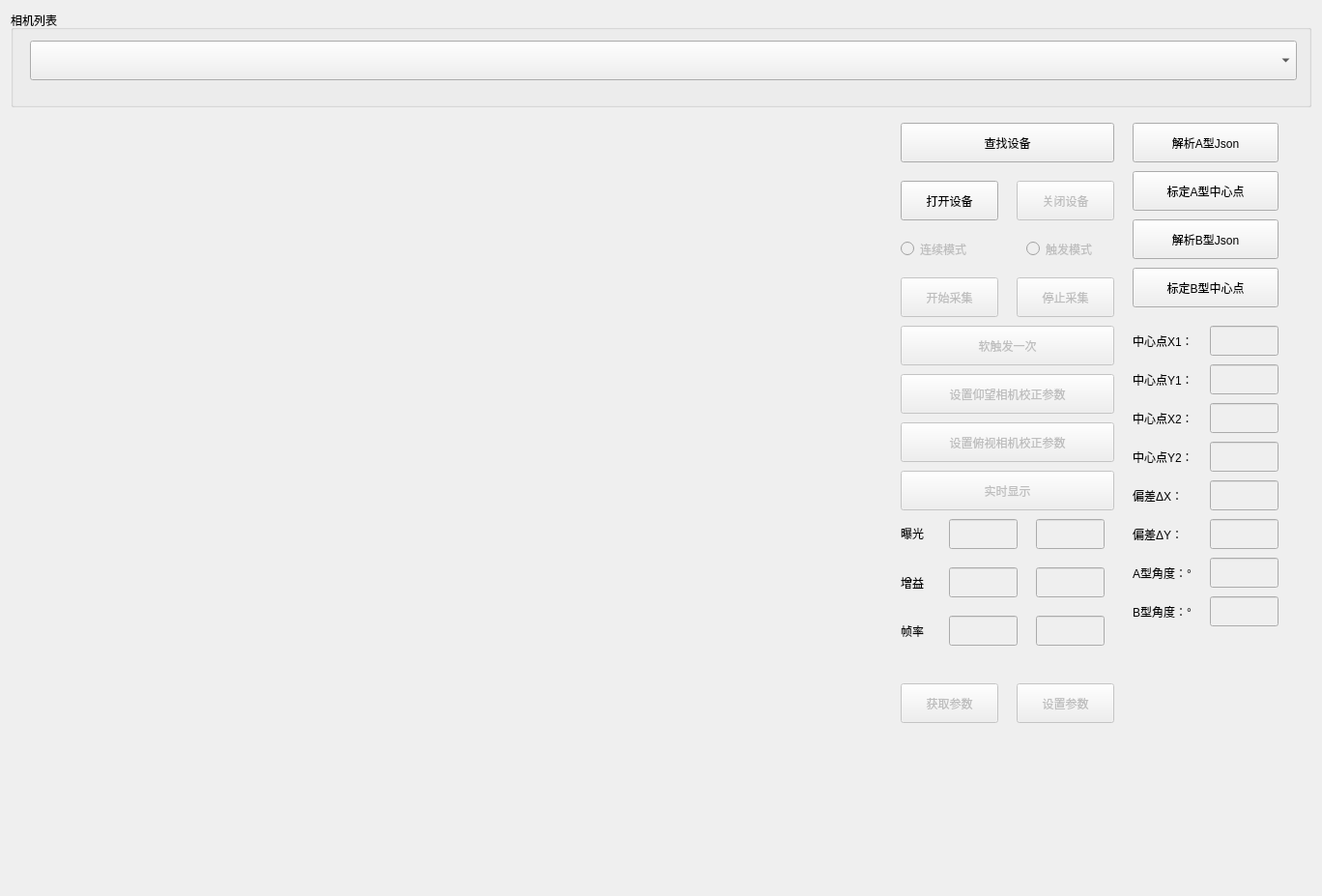
<?xml version="1.0" encoding="UTF-8"?>
<ui version="4.0">
 <class>OpenMultiCamDlg</class>
 <widget class="QWidget" name="OpenMultiCamDlg">
  <property name="geometry">
   <rect>
    <x>0</x>
    <y>0</y>
    <width>1368</width>
    <height>927</height>
   </rect>
  </property>
  <property name="windowTitle">
   <string>Form</string>
  </property>
  <layout class="QGridLayout" name="gridLayout">
   <item row="1" column="0">
    <widget class="MyPictureWidget" name="widgetPicture1" native="true">
     <property name="maximumSize">
      <size>
       <width>800</width>
       <height>16777215</height>
      </size>
     </property>
    </widget>
   </item>
   <item row="2" column="0">
    <widget class="MyPictureWidget" name="widgetPicture3" native="true">
     <property name="maximumSize">
      <size>
       <width>800</width>
       <height>16777215</height>
      </size>
     </property>
    </widget>
   </item>
   <item row="0" column="0" colspan="3">
    <widget class="QGroupBox" name="groupBox">
     <property name="maximumSize">
      <size>
       <width>16777215</width>
       <height>100</height>
      </size>
     </property>
     <property name="title">
      <string>相机列表</string>
     </property>
     <widget class="QComboBox" name="ComboDevices">
      <property name="geometry">
       <rect>
        <x>20</x>
        <y>31</y>
        <width>1311</width>
        <height>41</height>
       </rect>
      </property>
     </widget>
    </widget>
   </item>
   <item row="2" column="1">
    <widget class="MyPictureWidget" name="widgetPicture4" native="true">
     <property name="maximumSize">
      <size>
       <width>800</width>
       <height>16777215</height>
      </size>
     </property>
    </widget>
   </item>
   <item row="1" column="1">
    <widget class="MyPictureWidget" name="widgetPicture2" native="true">
     <property name="maximumSize">
      <size>
       <width>800</width>
       <height>16777215</height>
      </size>
     </property>
    </widget>
   </item>
   <item row="1" column="2" rowspan="2">
    <widget class="QWidget" name="widget" native="true">
     <widget class="QPushButton" name="bnSetParam">
      <property name="enabled">
       <bool>false</bool>
      </property>
      <property name="geometry">
       <rect>
        <x>140</x>
        <y>590</y>
        <width>101</width>
        <height>41</height>
       </rect>
      </property>
      <property name="text">
       <string>设置参数</string>
      </property>
     </widget>
     <widget class="QRadioButton" name="btnContinuesMode">
      <property name="enabled">
       <bool>false</bool>
      </property>
      <property name="geometry">
       <rect>
        <x>20</x>
        <y>130</y>
        <width>111</width>
        <height>21</height>
       </rect>
      </property>
      <property name="text">
       <string>连续模式</string>
      </property>
     </widget>
     <widget class="QPushButton" name="btnClose">
      <property name="enabled">
       <bool>false</bool>
      </property>
      <property name="geometry">
       <rect>
        <x>140</x>
        <y>70</y>
        <width>101</width>
        <height>41</height>
       </rect>
      </property>
      <property name="text">
       <string>关闭设备</string>
      </property>
     </widget>
     <widget class="QPushButton" name="btnStartAqui">
      <property name="enabled">
       <bool>false</bool>
      </property>
      <property name="geometry">
       <rect>
        <x>20</x>
        <y>170</y>
        <width>101</width>
        <height>41</height>
       </rect>
      </property>
      <property name="text">
       <string>开始采集</string>
      </property>
     </widget>
     <widget class="QPushButton" name="btnOpenCam">
      <property name="geometry">
       <rect>
        <x>20</x>
        <y>70</y>
        <width>101</width>
        <height>41</height>
       </rect>
      </property>
      <property name="text">
       <string>打开设备</string>
      </property>
     </widget>
     <widget class="QLineEdit" name="tbExposure_2">
      <property name="enabled">
       <bool>false</bool>
      </property>
      <property name="geometry">
       <rect>
        <x>160</x>
        <y>420</y>
        <width>71</width>
        <height>31</height>
       </rect>
      </property>
     </widget>
     <widget class="QPushButton" name="bnGetParam">
      <property name="enabled">
       <bool>false</bool>
      </property>
      <property name="geometry">
       <rect>
        <x>20</x>
        <y>590</y>
        <width>101</width>
        <height>41</height>
       </rect>
      </property>
      <property name="text">
       <string>获取参数</string>
      </property>
     </widget>
     <widget class="QPushButton" name="btnStop">
      <property name="enabled">
       <bool>false</bool>
      </property>
      <property name="geometry">
       <rect>
        <x>140</x>
        <y>170</y>
        <width>101</width>
        <height>41</height>
       </rect>
      </property>
      <property name="text">
       <string>停止采集</string>
      </property>
     </widget>
     <widget class="QPushButton" name="btnTriggerExec">
      <property name="enabled">
       <bool>false</bool>
      </property>
      <property name="geometry">
       <rect>
        <x>20</x>
        <y>220</y>
        <width>221</width>
        <height>41</height>
       </rect>
      </property>
      <property name="text">
       <string>软触发一次</string>
      </property>
     </widget>
     <widget class="QLineEdit" name="tbFrameRate_2">
      <property name="enabled">
       <bool>false</bool>
      </property>
      <property name="geometry">
       <rect>
        <x>160</x>
        <y>520</y>
        <width>71</width>
        <height>31</height>
       </rect>
      </property>
     </widget>
     <widget class="QLineEdit" name="tbGain">
      <property name="enabled">
       <bool>false</bool>
      </property>
      <property name="geometry">
       <rect>
        <x>70</x>
        <y>470</y>
        <width>71</width>
        <height>31</height>
       </rect>
      </property>
     </widget>
     <widget class="QLineEdit" name="tbGain_2">
      <property name="enabled">
       <bool>false</bool>
      </property>
      <property name="geometry">
       <rect>
        <x>160</x>
        <y>470</y>
        <width>71</width>
        <height>31</height>
       </rect>
      </property>
     </widget>
     <widget class="QLabel" name="lExposure">
      <property name="geometry">
       <rect>
        <x>20</x>
        <y>419</y>
        <width>54</width>
        <height>31</height>
       </rect>
      </property>
      <property name="text">
       <string>曝光</string>
      </property>
     </widget>
     <widget class="QLineEdit" name="tbExposure">
      <property name="enabled">
       <bool>false</bool>
      </property>
      <property name="geometry">
       <rect>
        <x>70</x>
        <y>420</y>
        <width>71</width>
        <height>31</height>
       </rect>
      </property>
     </widget>
     <widget class="QLineEdit" name="tbFrameRate">
      <property name="enabled">
       <bool>false</bool>
      </property>
      <property name="geometry">
       <rect>
        <x>70</x>
        <y>520</y>
        <width>71</width>
        <height>31</height>
       </rect>
      </property>
     </widget>
     <widget class="QLabel" name="lFrameRate">
      <property name="geometry">
       <rect>
        <x>20</x>
        <y>520</y>
        <width>54</width>
        <height>31</height>
       </rect>
      </property>
      <property name="text">
       <string>帧率</string>
      </property>
     </widget>
     <widget class="QLabel" name="lGain">
      <property name="geometry">
       <rect>
        <x>20</x>
        <y>470</y>
        <width>54</width>
        <height>31</height>
       </rect>
      </property>
      <property name="text">
       <string>增益</string>
      </property>
     </widget>
     <widget class="QRadioButton" name="btnTriggerMode">
      <property name="enabled">
       <bool>false</bool>
      </property>
      <property name="geometry">
       <rect>
        <x>150</x>
        <y>130</y>
        <width>111</width>
        <height>21</height>
       </rect>
      </property>
      <property name="text">
       <string>触发模式</string>
      </property>
     </widget>
     <widget class="QPushButton" name="btnEnumCam">
      <property name="geometry">
       <rect>
        <x>20</x>
        <y>10</y>
        <width>221</width>
        <height>41</height>
       </rect>
      </property>
      <property name="text">
       <string>查找设备</string>
      </property>
     </widget>
     <widget class="QPushButton" name="btnSetUpCameraLine">
      <property name="enabled">
       <bool>false</bool>
      </property>
      <property name="geometry">
       <rect>
        <x>20</x>
        <y>270</y>
        <width>221</width>
        <height>41</height>
       </rect>
      </property>
      <property name="text">
       <string>设置仰望相机校正参数</string>
      </property>
     </widget>
     <widget class="QPushButton" name="btnSetDownCameraLine">
      <property name="enabled">
       <bool>false</bool>
      </property>
      <property name="geometry">
       <rect>
        <x>20</x>
        <y>320</y>
        <width>221</width>
        <height>41</height>
       </rect>
      </property>
      <property name="text">
       <string>设置俯视相机校正参数</string>
      </property>
     </widget>
     <widget class="QPushButton" name="btnShowImage">
      <property name="enabled">
       <bool>false</bool>
      </property>
      <property name="geometry">
       <rect>
        <x>20</x>
        <y>370</y>
        <width>221</width>
        <height>41</height>
       </rect>
      </property>
      <property name="text">
       <string>实时显示</string>
      </property>
     </widget>
     <widget class="QPushButton" name="btnAnalyzeJson_A">
      <property name="geometry">
       <rect>
        <x>260</x>
        <y>10</y>
        <width>151</width>
        <height>41</height>
       </rect>
      </property>
      <property name="text">
       <string>解析A型Json</string>
      </property>
     </widget>
     <widget class="QPushButton" name="btnFindCenter_A">
      <property name="geometry">
       <rect>
        <x>260</x>
        <y>60</y>
        <width>151</width>
        <height>41</height>
       </rect>
      </property>
      <property name="text">
       <string>标定A型中心点</string>
      </property>
     </widget>
     <widget class="QLabel" name="lExposure_2">
      <property name="geometry">
       <rect>
        <x>260</x>
        <y>220</y>
        <width>81</width>
        <height>31</height>
       </rect>
      </property>
      <property name="text">
       <string>中心点X1：</string>
      </property>
     </widget>
     <widget class="QLabel" name="lExposure_3">
      <property name="geometry">
       <rect>
        <x>260</x>
        <y>260</y>
        <width>81</width>
        <height>31</height>
       </rect>
      </property>
      <property name="text">
       <string>中心点Y1：</string>
      </property>
     </widget>
     <widget class="QLineEdit" name="centerPointX1_A">
      <property name="enabled">
       <bool>false</bool>
      </property>
      <property name="geometry">
       <rect>
        <x>340</x>
        <y>220</y>
        <width>71</width>
        <height>31</height>
       </rect>
      </property>
     </widget>
     <widget class="QLineEdit" name="centerPointY1_A">
      <property name="enabled">
       <bool>false</bool>
      </property>
      <property name="geometry">
       <rect>
        <x>340</x>
        <y>260</y>
        <width>71</width>
        <height>31</height>
       </rect>
      </property>
     </widget>
     <widget class="QLabel" name="lExposure_4">
      <property name="geometry">
       <rect>
        <x>260</x>
        <y>300</y>
        <width>81</width>
        <height>31</height>
       </rect>
      </property>
      <property name="text">
       <string>中心点X2：</string>
      </property>
     </widget>
     <widget class="QLabel" name="lExposure_5">
      <property name="geometry">
       <rect>
        <x>260</x>
        <y>340</y>
        <width>81</width>
        <height>31</height>
       </rect>
      </property>
      <property name="text">
       <string>中心点Y2：</string>
      </property>
     </widget>
     <widget class="QLineEdit" name="centerPointX2_B">
      <property name="enabled">
       <bool>false</bool>
      </property>
      <property name="geometry">
       <rect>
        <x>340</x>
        <y>300</y>
        <width>71</width>
        <height>31</height>
       </rect>
      </property>
     </widget>
     <widget class="QLineEdit" name="centerPointY2_B">
      <property name="enabled">
       <bool>false</bool>
      </property>
      <property name="geometry">
       <rect>
        <x>340</x>
        <y>340</y>
        <width>71</width>
        <height>31</height>
       </rect>
      </property>
     </widget>
     <widget class="QLabel" name="lExposure_6">
      <property name="geometry">
       <rect>
        <x>260</x>
        <y>380</y>
        <width>81</width>
        <height>31</height>
       </rect>
      </property>
      <property name="text">
       <string>偏差ΔX：</string>
      </property>
     </widget>
     <widget class="QLineEdit" name="deviation_X">
      <property name="enabled">
       <bool>false</bool>
      </property>
      <property name="geometry">
       <rect>
        <x>340</x>
        <y>380</y>
        <width>71</width>
        <height>31</height>
       </rect>
      </property>
     </widget>
     <widget class="QLabel" name="lExposure_7">
      <property name="geometry">
       <rect>
        <x>260</x>
        <y>420</y>
        <width>81</width>
        <height>31</height>
       </rect>
      </property>
      <property name="text">
       <string>偏差ΔY：</string>
      </property>
     </widget>
     <widget class="QLineEdit" name="deviation_Y">
      <property name="enabled">
       <bool>false</bool>
      </property>
      <property name="geometry">
       <rect>
        <x>340</x>
        <y>420</y>
        <width>71</width>
        <height>31</height>
       </rect>
      </property>
     </widget>
     <widget class="QLabel" name="lExposure_8">
      <property name="geometry">
       <rect>
        <x>260</x>
        <y>460</y>
        <width>81</width>
        <height>31</height>
       </rect>
      </property>
      <property name="text">
       <string>A型角度：°</string>
      </property>
     </widget>
     <widget class="QLineEdit" name="angle_A">
      <property name="enabled">
       <bool>false</bool>
      </property>
      <property name="geometry">
       <rect>
        <x>340</x>
        <y>460</y>
        <width>71</width>
        <height>31</height>
       </rect>
      </property>
     </widget>
     <widget class="QPushButton" name="btnAnalyzeJson_B">
      <property name="geometry">
       <rect>
        <x>260</x>
        <y>110</y>
        <width>151</width>
        <height>41</height>
       </rect>
      </property>
      <property name="text">
       <string>解析B型Json</string>
      </property>
     </widget>
     <widget class="QPushButton" name="btnFindCenter_B">
      <property name="geometry">
       <rect>
        <x>260</x>
        <y>160</y>
        <width>151</width>
        <height>41</height>
       </rect>
      </property>
      <property name="text">
       <string>标定B型中心点</string>
      </property>
     </widget>
     <widget class="QLabel" name="lExposure_9">
      <property name="geometry">
       <rect>
        <x>260</x>
        <y>500</y>
        <width>81</width>
        <height>31</height>
       </rect>
      </property>
      <property name="text">
       <string>B型角度：°</string>
      </property>
     </widget>
     <widget class="QLineEdit" name="angle_B">
      <property name="enabled">
       <bool>false</bool>
      </property>
      <property name="geometry">
       <rect>
        <x>340</x>
        <y>500</y>
        <width>71</width>
        <height>31</height>
       </rect>
      </property>
     </widget>
    </widget>
   </item>
  </layout>
 </widget>
 <customwidgets>
  <customwidget>
   <class>MyPictureWidget</class>
   <extends>QWidget</extends>
   <header location="global">opencamera/mypicturewidget.h</header>
   <container>1</container>
  </customwidget>
 </customwidgets>
 <resources/>
 <connections/>
</ui>
